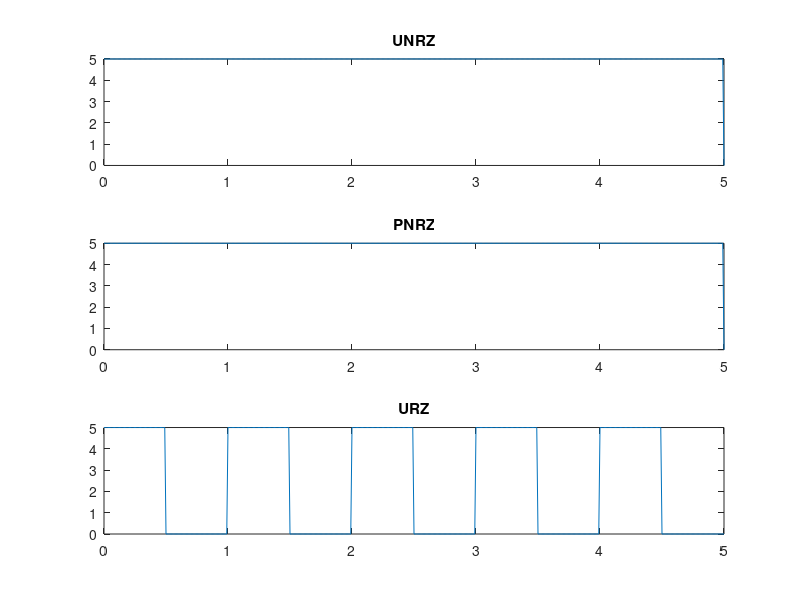
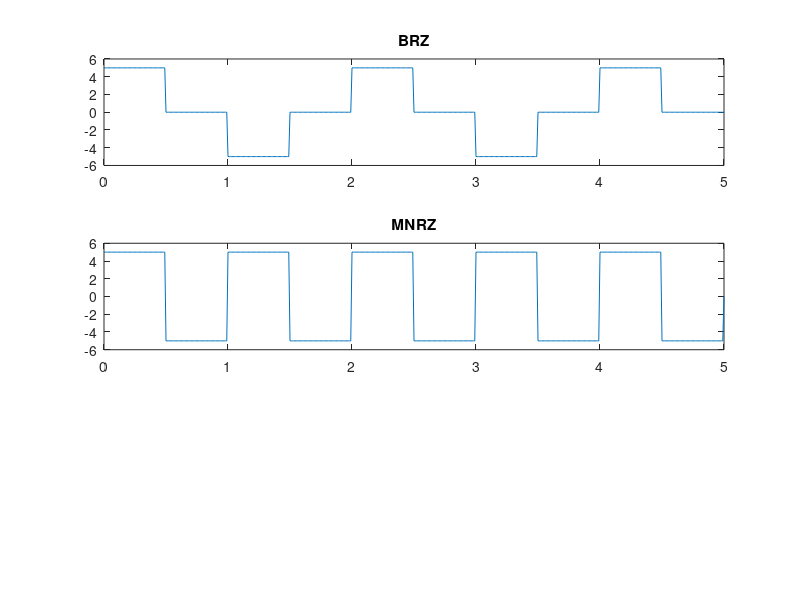

Reproduce these figures in MATLAB, in order. (Note: this script raises an error after producing the figures.)
clc;
clear all;
close all;
n=input('Enter the length of bit stream: ');
for i=1:n
 b(i)=input('Enter the bit stream: ');
end
UNRZ=0;
PNRZ=0;
URZ=0;
BRZ=0;
MNRZ=0;
count=0;
for i=1:n
 if b(i)==0
 UNRZ=[UNRZ 0];
 PNRZ=[PNRZ -5];
 URZ=[URZ 0 0];
 BRZ=[BRZ 0 0];
 MNRZ=[MNRZ -5 5];
 else
 count=count+1;
 UNRZ=[UNRZ 5];
 PNRZ=[PNRZ 5];
 URZ=[URZ 5 0];
 if((mod(count,2))==0)
 BRZ=[BRZ -5 0];
 else
 BRZ=[BRZ 5 0];
 end
 MNRZ=[MNRZ 5 -5];
 end
end
UNRZ=UNRZ(2:length(UNRZ));
PNRZ=PNRZ(2:length(PNRZ));
URZ=URZ(2:length(URZ));
BRZ=BRZ(2:length(BRZ));
MNRZ=MNRZ(2:length(MNRZ));
x1=0;
x2=0;
x3=0;
x4=0;
x5=0;
t=0:0.01:n;
for i=1:n
 x1=[x1 UNRZ(i)*(ones(1,100))];
 x2=[x2 PNRZ(i)*(ones(1,100))];
end
x1=[x1(2:length(x1)) 0];
x2=[x2(2:length(x2)) 0];
i=1;
while(i<=length(URZ))
 x3=[x3 URZ(i)*ones(1,50) URZ(i+1)*ones(1,50)];
 x4=[x4 BRZ(i)*ones(1,50) BRZ(i+1)*ones(1,50)];
 x5=[x5 MNRZ(i)*ones(1,50) MNRZ(i+1)*ones(1,50)];
 i=i+2;
end
x3=[x3(2:length(x3)) 0];
x4=[x4(2:length(x4)) 0];
x5=[x5(2:length(x5)) 0];
figure;
subplot(3,1,1);
plot(t,x1);title('UNRZ');
subplot(3,1,2);
plot(t,x2);title('PNRZ');
subplot(3,1,3);
plot(t,x3);title('URZ');
figure;
subplot(3,1,1);
plot(t,x4);title('BRZ');
subplot(3,1,2);
plot(t,x5);title('MNRZ');
%PSD of UNRZ
f=0:0.001:2000;
A=5;
Tb=0.001;
s1=(((A^2)*Tb)/4).*((sinc(f.*Tb)).^2).*(1+(((1/Tb).*dirac(f))));
s1=s1/((A^2)*Tb);
f1=f*Tb;
figure;
plot(f1,s1);title('PSD of UNRZ');
%PSD of PNRZ signal
s2=((A^2)*Tb).*((sinc(f.*Tb)).^2);
s2=s2/((A^2)*Tb);
figure;
plot(f1,s2);title('PSD of PNRZ');
%PSD of Bipolar RZ Signal
s3=(((A^2)*Tb)/4).*((sinc((f.*Tb)/2)).^2).*((sinc(pi.*f.*Tb)).^2
);
s3=s3/((A^2)*Tb);
figure;
plot(f1,s3);title('PSD of BRZ');
%PSD of Manchester Coding
s4=((A^2)*Tb).*((sinc((f.*Tb)/2)).^2).*((sinc((pi.*f.*Tb)/2)).^2
);
s4=s4/((A^2)*Tb);
figure;
plot(f1,s4);title('PSD of MNRZ');
%PSD of URZ Signal
s5=(((A^2)*Tb)/16).*((sinc((f.*Tb)/2)).^2).*(1+(((1/Tb).*dirac(f
))));
s5=s5/((A^2)*Tb);
figure;
plot(f1,s5);title('PSD of URZ');
